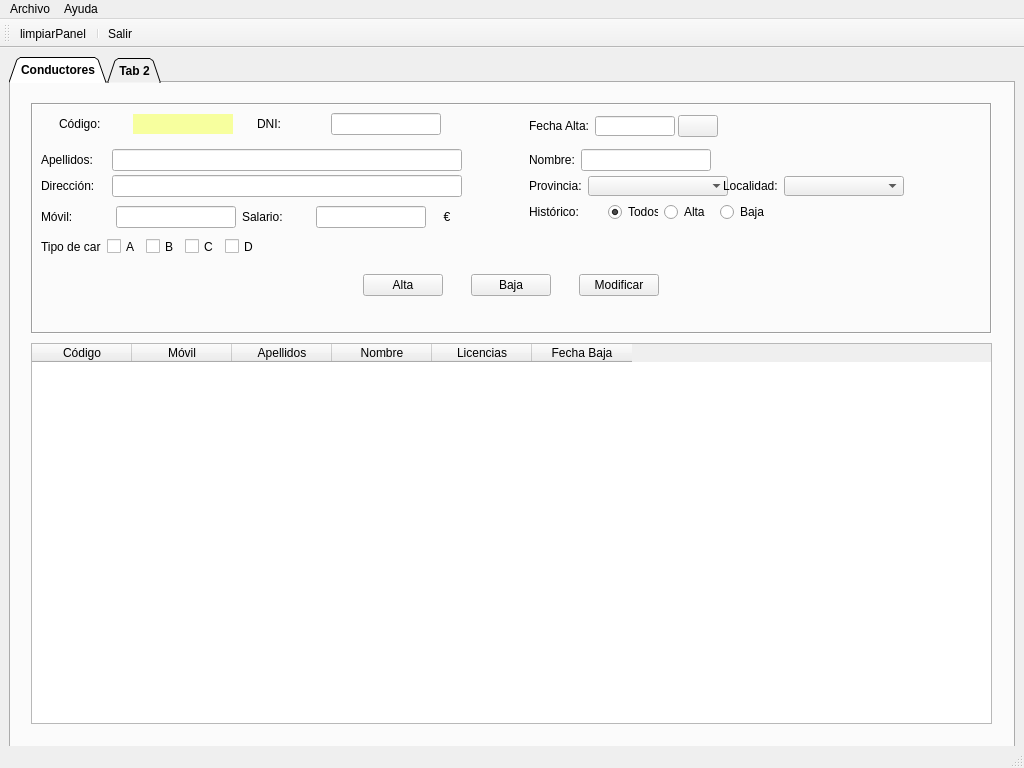
<?xml version="1.0" encoding="UTF-8"?>
<ui version="4.0">
 <class>MainWindow</class>
 <widget class="QMainWindow" name="MainWindow">
  <property name="geometry">
   <rect>
    <x>0</x>
    <y>0</y>
    <width>1024</width>
    <height>768</height>
   </rect>
  </property>
  <property name="sizePolicy">
   <sizepolicy hsizetype="Fixed" vsizetype="Fixed">
    <horstretch>0</horstretch>
    <verstretch>0</verstretch>
   </sizepolicy>
  </property>
  <property name="minimumSize">
   <size>
    <width>1024</width>
    <height>768</height>
   </size>
  </property>
  <property name="maximumSize">
   <size>
    <width>1024</width>
    <height>768</height>
   </size>
  </property>
  <property name="windowTitle">
   <string>CarTeis</string>
  </property>
  <property name="windowIcon">
   <iconset>
    <normaloff>img/driver.ico</normaloff>
    <normalon>img/driver.ico</normalon>img/driver.ico</iconset>
  </property>
  <widget class="QWidget" name="centralwidget">
   <layout class="QGridLayout" name="gridLayout">
    <item row="0" column="1">
     <widget class="QTabWidget" name="panelPrincipal">
      <property name="minimumSize">
       <size>
        <width>980</width>
        <height>700</height>
       </size>
      </property>
      <property name="font">
       <font>
        <weight>75</weight>
        <bold>true</bold>
       </font>
      </property>
      <property name="cursor">
       <cursorShape>PointingHandCursor</cursorShape>
      </property>
      <property name="tabShape">
       <enum>QTabWidget::Triangular</enum>
      </property>
      <property name="currentIndex">
       <number>0</number>
      </property>
      <widget class="QWidget" name="panelDrivers">
       <property name="sizePolicy">
        <sizepolicy hsizetype="Expanding" vsizetype="Expanding">
         <horstretch>0</horstretch>
         <verstretch>0</verstretch>
        </sizepolicy>
       </property>
       <property name="font">
        <font>
         <weight>50</weight>
         <bold>false</bold>
        </font>
       </property>
       <attribute name="title">
        <string>Conductores</string>
       </attribute>
       <widget class="QFrame" name="frame">
        <property name="geometry">
         <rect>
          <x>20</x>
          <y>20</y>
          <width>961</width>
          <height>231</height>
         </rect>
        </property>
        <property name="frameShape">
         <enum>QFrame::Box</enum>
        </property>
        <property name="frameShadow">
         <enum>QFrame::Sunken</enum>
        </property>
        <widget class="QLabel" name="lblValidarDNI">
         <property name="geometry">
          <rect>
           <x>430</x>
           <y>0</y>
           <width>60</width>
           <height>30</height>
          </rect>
         </property>
         <property name="sizePolicy">
          <sizepolicy hsizetype="Fixed" vsizetype="Fixed">
           <horstretch>60</horstretch>
           <verstretch>30</verstretch>
          </sizepolicy>
         </property>
         <property name="minimumSize">
          <size>
           <width>60</width>
           <height>30</height>
          </size>
         </property>
         <property name="maximumSize">
          <size>
           <width>60</width>
           <height>30</height>
          </size>
         </property>
         <property name="font">
          <font>
           <family>MV Boli</family>
           <pointsize>14</pointsize>
          </font>
         </property>
         <property name="text">
          <string/>
         </property>
         <property name="alignment">
          <set>Qt::AlignLeading|Qt::AlignLeft|Qt::AlignVCenter</set>
         </property>
        </widget>
        <widget class="QWidget" name="layoutWidget">
         <property name="geometry">
          <rect>
           <x>10</x>
           <y>10</y>
           <width>421</width>
           <height>22</height>
          </rect>
         </property>
         <layout class="QHBoxLayout" name="horizontalLayout_9">
          <item>
           <widget class="QLabel" name="lblCodigo">
            <property name="sizePolicy">
             <sizepolicy hsizetype="Fixed" vsizetype="Preferred">
              <horstretch>0</horstretch>
              <verstretch>0</verstretch>
             </sizepolicy>
            </property>
            <property name="minimumSize">
             <size>
              <width>50</width>
              <height>20</height>
             </size>
            </property>
            <property name="text">
             <string>Código:</string>
            </property>
           </widget>
          </item>
          <item>
           <widget class="QLabel" name="lblCodBD">
            <property name="sizePolicy">
             <sizepolicy hsizetype="Fixed" vsizetype="Fixed">
              <horstretch>0</horstretch>
              <verstretch>0</verstretch>
             </sizepolicy>
            </property>
            <property name="minimumSize">
             <size>
              <width>100</width>
              <height>20</height>
             </size>
            </property>
            <property name="styleSheet">
             <string notr="true">background-color: rgb(247, 255, 158);</string>
            </property>
            <property name="text">
             <string/>
            </property>
            <property name="alignment">
             <set>Qt::AlignCenter</set>
            </property>
           </widget>
          </item>
          <item>
           <widget class="QLabel" name="lblDNI">
            <property name="sizePolicy">
             <sizepolicy hsizetype="Fixed" vsizetype="Fixed">
              <horstretch>0</horstretch>
              <verstretch>0</verstretch>
             </sizepolicy>
            </property>
            <property name="minimumSize">
             <size>
              <width>50</width>
              <height>20</height>
             </size>
            </property>
            <property name="maximumSize">
             <size>
              <width>50</width>
              <height>20</height>
             </size>
            </property>
            <property name="text">
             <string>DNI:</string>
            </property>
           </widget>
          </item>
          <item>
           <widget class="QLineEdit" name="txtDNI">
            <property name="sizePolicy">
             <sizepolicy hsizetype="Fixed" vsizetype="Fixed">
              <horstretch>0</horstretch>
              <verstretch>0</verstretch>
             </sizepolicy>
            </property>
            <property name="minimumSize">
             <size>
              <width>110</width>
              <height>20</height>
             </size>
            </property>
            <property name="maximumSize">
             <size>
              <width>110</width>
              <height>16777215</height>
             </size>
            </property>
            <property name="alignment">
             <set>Qt::AlignCenter</set>
            </property>
           </widget>
          </item>
         </layout>
        </widget>
        <widget class="QWidget" name="layoutWidget">
         <property name="geometry">
          <rect>
           <x>498</x>
           <y>10</y>
           <width>189</width>
           <height>26</height>
          </rect>
         </property>
         <layout class="QHBoxLayout" name="horizontalLayout_3">
          <item>
           <widget class="QLabel" name="lblFechaAlta">
            <property name="text">
             <string>Fecha Alta:</string>
            </property>
           </widget>
          </item>
          <item>
           <widget class="QLineEdit" name="txtDataDriver">
            <property name="sizePolicy">
             <sizepolicy hsizetype="Fixed" vsizetype="Fixed">
              <horstretch>80</horstretch>
              <verstretch>20</verstretch>
             </sizepolicy>
            </property>
            <property name="minimumSize">
             <size>
              <width>80</width>
              <height>20</height>
             </size>
            </property>
            <property name="maximumSize">
             <size>
              <width>80</width>
              <height>20</height>
             </size>
            </property>
           </widget>
          </item>
          <item>
           <widget class="QPushButton" name="btnCalendar">
            <property name="minimumSize">
             <size>
              <width>40</width>
              <height>0</height>
             </size>
            </property>
            <property name="maximumSize">
             <size>
              <width>40</width>
              <height>16777215</height>
             </size>
            </property>
            <property name="text">
             <string/>
            </property>
            <property name="icon">
             <iconset>
              <normaloff>img/calendar.ico</normaloff>
              <normalon>img/calendar.ico</normalon>img/calendar.ico</iconset>
            </property>
           </widget>
          </item>
         </layout>
        </widget>
        <widget class="QWidget" name="layoutWidget">
         <property name="geometry">
          <rect>
           <x>10</x>
           <y>46</y>
           <width>421</width>
           <height>22</height>
          </rect>
         </property>
         <layout class="QHBoxLayout" name="horizontalLayout_8">
          <item>
           <widget class="QLabel" name="lblApel">
            <property name="minimumSize">
             <size>
              <width>60</width>
              <height>20</height>
             </size>
            </property>
            <property name="text">
             <string>Apellidos:</string>
            </property>
           </widget>
          </item>
          <item>
           <widget class="QLineEdit" name="txtApel">
            <property name="minimumSize">
             <size>
              <width>350</width>
              <height>20</height>
             </size>
            </property>
            <property name="maximumSize">
             <size>
              <width>350</width>
              <height>16777215</height>
             </size>
            </property>
           </widget>
          </item>
         </layout>
        </widget>
        <widget class="QWidget" name="layoutWidget">
         <property name="geometry">
          <rect>
           <x>498</x>
           <y>46</y>
           <width>182</width>
           <height>22</height>
          </rect>
         </property>
         <layout class="QHBoxLayout" name="horizontalLayout_4">
          <item>
           <widget class="QLabel" name="lblNombre">
            <property name="text">
             <string>Nombre:</string>
            </property>
           </widget>
          </item>
          <item>
           <widget class="QLineEdit" name="txtNombre"/>
          </item>
         </layout>
        </widget>
        <widget class="QWidget" name="layoutWidget">
         <property name="geometry">
          <rect>
           <x>10</x>
           <y>72</y>
           <width>421</width>
           <height>22</height>
          </rect>
         </property>
         <layout class="QHBoxLayout" name="horizontalLayout_7">
          <item>
           <widget class="QLabel" name="lblDirDriver">
            <property name="text">
             <string>Dirección:</string>
            </property>
           </widget>
          </item>
          <item>
           <widget class="QLineEdit" name="txtDirDriver">
            <property name="minimumSize">
             <size>
              <width>350</width>
              <height>20</height>
             </size>
            </property>
            <property name="maximumSize">
             <size>
              <width>350</width>
              <height>16777215</height>
             </size>
            </property>
           </widget>
          </item>
         </layout>
        </widget>
        <widget class="QWidget" name="layoutWidget">
         <property name="geometry">
          <rect>
           <x>498</x>
           <y>72</y>
           <width>375</width>
           <height>22</height>
          </rect>
         </property>
         <layout class="QHBoxLayout" name="horizontalLayout_5">
          <item>
           <widget class="QLabel" name="lblProv">
            <property name="text">
             <string>Provincia:</string>
            </property>
           </widget>
          </item>
          <item>
           <widget class="QComboBox" name="cmbProv">
            <property name="sizePolicy">
             <sizepolicy hsizetype="Preferred" vsizetype="Fixed">
              <horstretch>120</horstretch>
              <verstretch>20</verstretch>
             </sizepolicy>
            </property>
            <property name="minimumSize">
             <size>
              <width>140</width>
              <height>20</height>
             </size>
            </property>
            <property name="maximumSize">
             <size>
              <width>140</width>
              <height>20</height>
             </size>
            </property>
           </widget>
          </item>
          <item>
           <widget class="QLabel" name="lblLoc">
            <property name="text">
             <string>Localidad:</string>
            </property>
           </widget>
          </item>
          <item>
           <widget class="QComboBox" name="cmbMuni">
            <property name="sizePolicy">
             <sizepolicy hsizetype="Preferred" vsizetype="Fixed">
              <horstretch>120</horstretch>
              <verstretch>20</verstretch>
             </sizepolicy>
            </property>
            <property name="minimumSize">
             <size>
              <width>120</width>
              <height>20</height>
             </size>
            </property>
            <property name="maximumSize">
             <size>
              <width>120</width>
              <height>20</height>
             </size>
            </property>
           </widget>
          </item>
         </layout>
        </widget>
        <widget class="QWidget" name="layoutWidget">
         <property name="geometry">
          <rect>
           <x>10</x>
           <y>98</y>
           <width>421</width>
           <height>32</height>
          </rect>
         </property>
         <layout class="QHBoxLayout" name="horizontalLayout_6">
          <item>
           <widget class="QLabel" name="lblMovilDriver">
            <property name="text">
             <string>Móvil:</string>
            </property>
           </widget>
          </item>
          <item>
           <widget class="QLineEdit" name="txtMovilDriver">
            <property name="sizePolicy">
             <sizepolicy hsizetype="Fixed" vsizetype="Fixed">
              <horstretch>0</horstretch>
              <verstretch>0</verstretch>
             </sizepolicy>
            </property>
            <property name="minimumSize">
             <size>
              <width>120</width>
              <height>20</height>
             </size>
            </property>
            <property name="alignment">
             <set>Qt::AlignCenter</set>
            </property>
           </widget>
          </item>
          <item>
           <widget class="QLabel" name="lblSalario">
            <property name="text">
             <string>Salario:</string>
            </property>
           </widget>
          </item>
          <item>
           <widget class="QLineEdit" name="txtSalario">
            <property name="sizePolicy">
             <sizepolicy hsizetype="Fixed" vsizetype="Fixed">
              <horstretch>0</horstretch>
              <verstretch>0</verstretch>
             </sizepolicy>
            </property>
            <property name="minimumSize">
             <size>
              <width>110</width>
              <height>20</height>
             </size>
            </property>
            <property name="maximumSize">
             <size>
              <width>110</width>
              <height>16777215</height>
             </size>
            </property>
            <property name="alignment">
             <set>Qt::AlignRight|Qt::AlignTrailing|Qt::AlignVCenter</set>
            </property>
           </widget>
          </item>
          <item>
           <widget class="QLabel" name="lblMoneda">
            <property name="sizePolicy">
             <sizepolicy hsizetype="Fixed" vsizetype="Fixed">
              <horstretch>30</horstretch>
              <verstretch>30</verstretch>
             </sizepolicy>
            </property>
            <property name="minimumSize">
             <size>
              <width>30</width>
              <height>30</height>
             </size>
            </property>
            <property name="maximumSize">
             <size>
              <width>30</width>
              <height>30</height>
             </size>
            </property>
            <property name="font">
             <font>
              <family>MS Shell Dlg 2</family>
              <pointsize>9</pointsize>
             </font>
            </property>
            <property name="text">
             <string>€</string>
            </property>
            <property name="alignment">
             <set>Qt::AlignCenter</set>
            </property>
           </widget>
          </item>
         </layout>
        </widget>
        <widget class="QWidget" name="layoutWidget">
         <property name="geometry">
          <rect>
           <x>498</x>
           <y>98</y>
           <width>241</width>
           <height>22</height>
          </rect>
         </property>
         <layout class="QHBoxLayout" name="horizontalLayout">
          <item>
           <widget class="QLabel" name="lblHistorico">
            <property name="text">
             <string>Histórico:</string>
            </property>
           </widget>
          </item>
          <item>
           <widget class="QRadioButton" name="rbtTodos">
            <property name="minimumSize">
             <size>
              <width>50</width>
              <height>20</height>
             </size>
            </property>
            <property name="maximumSize">
             <size>
              <width>50</width>
              <height>20</height>
             </size>
            </property>
            <property name="text">
             <string>Todos</string>
            </property>
            <property name="checked">
             <bool>true</bool>
            </property>
            <attribute name="buttonGroup">
             <string notr="true">buttonGroup</string>
            </attribute>
           </widget>
          </item>
          <item>
           <widget class="QRadioButton" name="rbtAlta">
            <property name="minimumSize">
             <size>
              <width>50</width>
              <height>20</height>
             </size>
            </property>
            <property name="maximumSize">
             <size>
              <width>50</width>
              <height>20</height>
             </size>
            </property>
            <property name="text">
             <string>Alta</string>
            </property>
            <property name="checked">
             <bool>false</bool>
            </property>
            <attribute name="buttonGroup">
             <string notr="true">buttonGroup</string>
            </attribute>
           </widget>
          </item>
          <item>
           <widget class="QRadioButton" name="rbtBaja">
            <property name="minimumSize">
             <size>
              <width>50</width>
              <height>20</height>
             </size>
            </property>
            <property name="maximumSize">
             <size>
              <width>50</width>
              <height>20</height>
             </size>
            </property>
            <property name="text">
             <string>Baja</string>
            </property>
            <attribute name="buttonGroup">
             <string notr="true">buttonGroup</string>
            </attribute>
           </widget>
          </item>
         </layout>
        </widget>
        <widget class="QWidget" name="layoutWidget">
         <property name="geometry">
          <rect>
           <x>10</x>
           <y>134</y>
           <width>218</width>
           <height>19</height>
          </rect>
         </property>
         <layout class="QHBoxLayout" name="horizontalLayout_2">
          <item>
           <widget class="QLabel" name="labeltipocarnet">
            <property name="text">
             <string>Tipo de carnet:</string>
            </property>
           </widget>
          </item>
          <item>
           <widget class="QCheckBox" name="chkA">
            <property name="text">
             <string>A</string>
            </property>
           </widget>
          </item>
          <item>
           <widget class="QCheckBox" name="chkB">
            <property name="text">
             <string>B</string>
            </property>
           </widget>
          </item>
          <item>
           <widget class="QCheckBox" name="chkC">
            <property name="text">
             <string>C</string>
            </property>
           </widget>
          </item>
          <item>
           <widget class="QCheckBox" name="chkD">
            <property name="text">
             <string>D</string>
            </property>
           </widget>
          </item>
         </layout>
        </widget>
        <widget class="QWidget" name="">
         <property name="geometry">
          <rect>
           <x>310</x>
           <y>170</y>
           <width>341</width>
           <height>25</height>
          </rect>
         </property>
         <layout class="QHBoxLayout" name="horizontalLayout_10">
          <item>
           <widget class="QPushButton" name="btnAltaDriver">
            <property name="sizePolicy">
             <sizepolicy hsizetype="Fixed" vsizetype="Fixed">
              <horstretch>0</horstretch>
              <verstretch>0</verstretch>
             </sizepolicy>
            </property>
            <property name="minimumSize">
             <size>
              <width>75</width>
              <height>20</height>
             </size>
            </property>
            <property name="text">
             <string>Alta</string>
            </property>
           </widget>
          </item>
          <item>
           <widget class="QPushButton" name="btnBajaDriver">
            <property name="sizePolicy">
             <sizepolicy hsizetype="Fixed" vsizetype="Fixed">
              <horstretch>0</horstretch>
              <verstretch>0</verstretch>
             </sizepolicy>
            </property>
            <property name="minimumSize">
             <size>
              <width>75</width>
              <height>20</height>
             </size>
            </property>
            <property name="text">
             <string>Baja</string>
            </property>
           </widget>
          </item>
          <item>
           <widget class="QPushButton" name="btnModifDriver">
            <property name="sizePolicy">
             <sizepolicy hsizetype="Fixed" vsizetype="Fixed">
              <horstretch>0</horstretch>
              <verstretch>0</verstretch>
             </sizepolicy>
            </property>
            <property name="minimumSize">
             <size>
              <width>75</width>
              <height>20</height>
             </size>
            </property>
            <property name="text">
             <string>Modificar</string>
            </property>
           </widget>
          </item>
         </layout>
        </widget>
       </widget>
       <widget class="QTableWidget" name="tabDrivers">
        <property name="geometry">
         <rect>
          <x>20</x>
          <y>260</y>
          <width>961</width>
          <height>381</height>
         </rect>
        </property>
        <column>
         <property name="text">
          <string>Código</string>
         </property>
        </column>
        <column>
         <property name="text">
          <string>Móvil</string>
         </property>
        </column>
        <column>
         <property name="text">
          <string>Apellidos</string>
         </property>
        </column>
        <column>
         <property name="text">
          <string>Nombre</string>
         </property>
        </column>
        <column>
         <property name="text">
          <string>Licencias</string>
         </property>
        </column>
        <column>
         <property name="text">
          <string>Fecha Baja</string>
         </property>
        </column>
       </widget>
      </widget>
      <widget class="QWidget" name="tab_2">
       <property name="sizePolicy">
        <sizepolicy hsizetype="Expanding" vsizetype="Expanding">
         <horstretch>0</horstretch>
         <verstretch>0</verstretch>
        </sizepolicy>
       </property>
       <attribute name="title">
        <string>Tab 2</string>
       </attribute>
       <widget class="QLabel" name="label_2">
        <property name="geometry">
         <rect>
          <x>310</x>
          <y>250</y>
          <width>191</width>
          <height>16</height>
         </rect>
        </property>
        <property name="text">
         <string>Label super cutre</string>
        </property>
       </widget>
      </widget>
     </widget>
    </item>
   </layout>
  </widget>
  <widget class="QMenuBar" name="menubar">
   <property name="geometry">
    <rect>
     <x>0</x>
     <y>0</y>
     <width>1024</width>
     <height>21</height>
    </rect>
   </property>
   <widget class="QMenu" name="menuArchivo">
    <property name="title">
     <string>Archivo</string>
    </property>
    <addaction name="actionSalir"/>
   </widget>
   <widget class="QMenu" name="menuAyuda">
    <property name="title">
     <string>Ayuda</string>
    </property>
    <addaction name="actionAcerca_de"/>
   </widget>
   <addaction name="menuArchivo"/>
   <addaction name="menuAyuda"/>
  </widget>
  <widget class="QStatusBar" name="statusbar"/>
  <widget class="QToolBar" name="toolBar">
   <property name="windowTitle">
    <string>toolBar</string>
   </property>
   <attribute name="toolBarArea">
    <enum>TopToolBarArea</enum>
   </attribute>
   <attribute name="toolBarBreak">
    <bool>false</bool>
   </attribute>
   <addaction name="actionlimpiarPanel"/>
   <addaction name="separator"/>
   <addaction name="actionSalir"/>
  </widget>
  <action name="actionlimpiarPanel">
   <property name="icon">
    <iconset>
     <normaloff>img/reload.ico</normaloff>
     <normalon>img/reload.ico</normalon>img/reload.ico</iconset>
   </property>
   <property name="text">
    <string>limpiarPanel</string>
   </property>
  </action>
  <action name="actionAcerca_de">
   <property name="text">
    <string>Acerca de</string>
   </property>
  </action>
  <action name="actionSalir">
   <property name="icon">
    <iconset>
     <normaloff>img/exit.ico</normaloff>
     <normalon>img/exit.ico</normalon>img/exit.ico</iconset>
   </property>
   <property name="text">
    <string>Salir</string>
   </property>
  </action>
 </widget>
 <resources/>
 <connections/>
 <buttongroups>
  <buttongroup name="buttonGroup"/>
 </buttongroups>
</ui>
